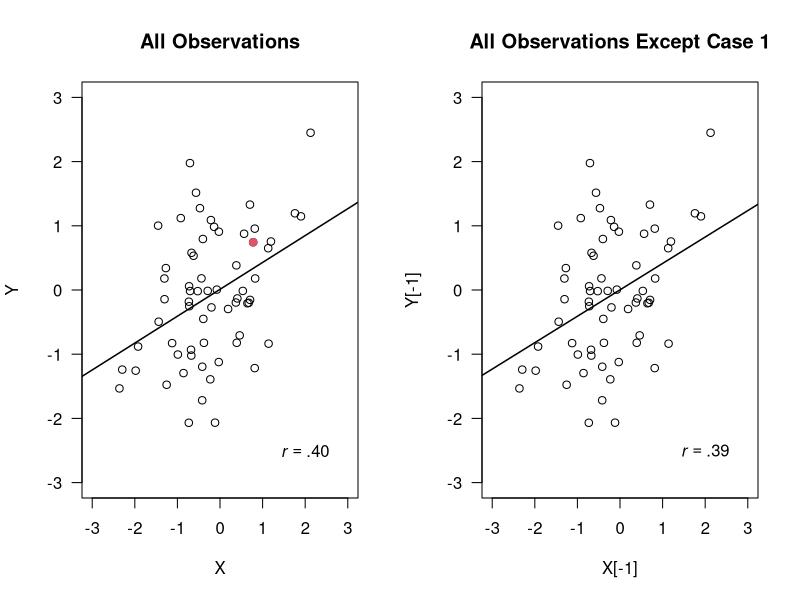

Here is the R script that generated this plot:
## ---- chunk 1
knitr::opts_chunk$set(echo = TRUE)
## ---- chunk 2
set.seed(242)
X = rnorm(64)
Y = .5 * X + rnorm(64)
cor_XY = cor.test(X, Y)
if (cor_XY$p.value < .05) {
  hypo = "As hypothesized,"
  rela = "correlated"
} else {
  hypo = "Contrary to our hypothesis,"
  rela = "not correlated"
}
Pval <- function(p) {
  if (p < .001) { pchar = '$p<.001$' } 
  else { pchar = paste0('$p=', format(round(cor_XY$p.value, 3), nsmall = 3), '$') }
  return(pchar)
}
## ---- chunk 3
par(mfrow = c(1, 2))
# figure based on full data set
plot(X, Y, xlim = c(-3, 3), ylim = c(-3, 3), las = 1, main = "All Observations")
points(X[1], Y[1], pch = 19, col = 2)
abline(lm(Y ~ X), lwd = 1.5)
r = sub('.', '', format(round(cor(X, Y), 2), nsmall = 2))
text(2, -2.5, bquote(italic(r) == .(r)))
plot(X[-1], Y[-1], xlim = c(-3, 3), ylim = c(-3, 3), las = 1, main = "All Observations Except Case 1")
abline(lm(Y[-1] ~ X[-1]), lwd = 1.5)
r = sub('.', '', format(round(cor(X[-1], Y[-1]), 2), nsmall = 2))
text(2, -2.5, bquote(italic(r) == .(r)))
